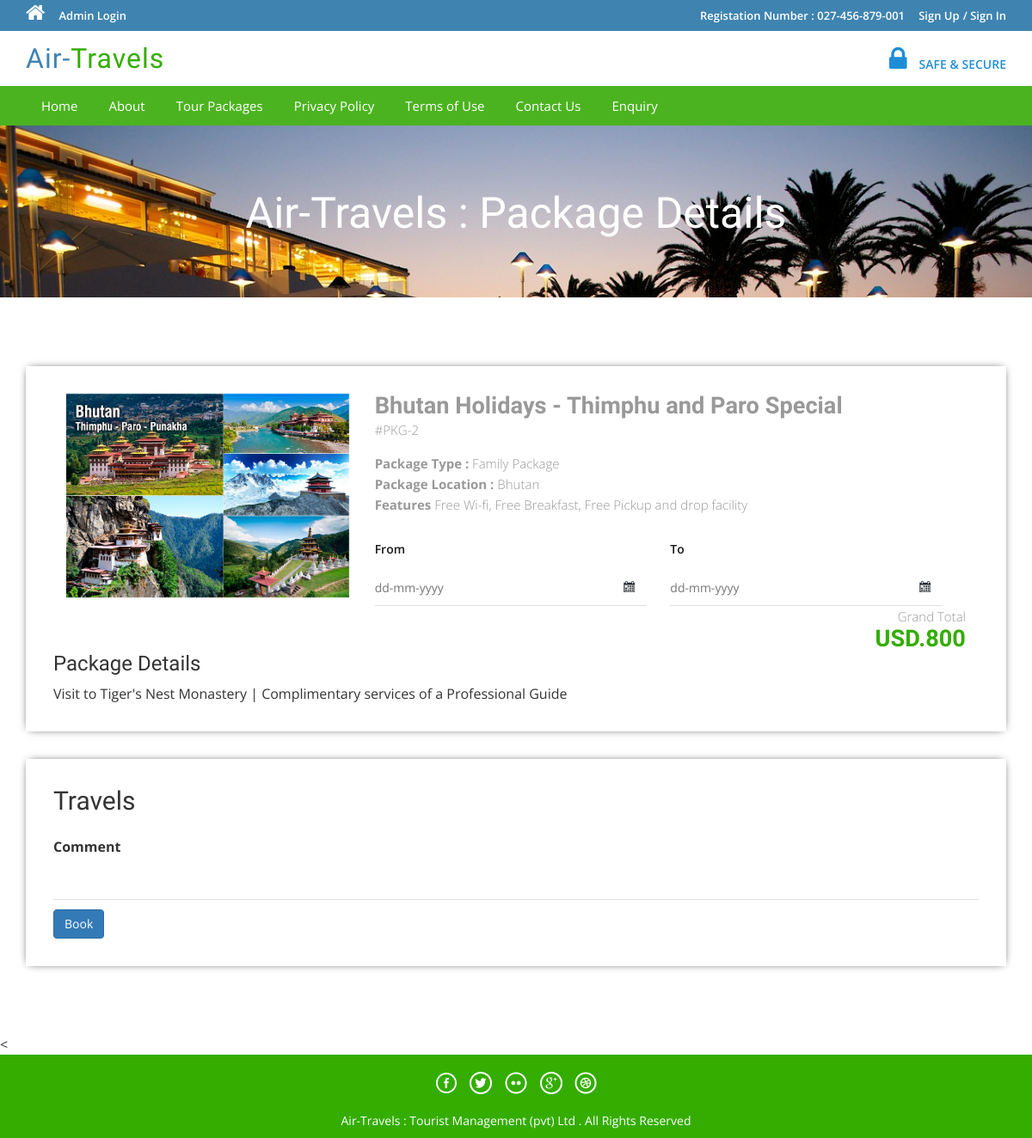
Screenshot of /package-details.php?pkgid=2 with the database file from the repository.
### tables this page shows
CREATE TABLE `tbltourpackages` (
  `PackageId` int(11) NOT NULL,
  `PackageName` varchar(200) DEFAULT NULL,
  `PackageType` varchar(150) DEFAULT NULL,
  `PackageLocation` varchar(100) DEFAULT NULL,
  `PackagePrice` int(11) DEFAULT NULL,
  `PackageFetures` varchar(255) DEFAULT NULL,
  `PackageDetails` mediumtext DEFAULT NULL,
  `PackageImage` varchar(100) DEFAULT NULL,
  `Creationdate` timestamp NULL DEFAULT current_timestamp(),
  `UpdationDate` timestamp NULL DEFAULT NULL ON UPDATE current_timestamp()
);

### package-details.php (the view, shortened to what this page needs)
<?php
include('includes/config.php');
?>
<!DOCTYPE HTML>
<html>
<head>
<link href="css/bootstrap.css" rel='stylesheet' type='text/css' />
<link href="css/style.css" rel='stylesheet' type='text/css' />
<link href="css/font-awesome.css" rel="stylesheet">
<link href="css/animate.css" rel="stylesheet" type="text/css" media="all">
<link rel="stylesheet" href="css/jquery-ui.css" />
</head>
<body>
<?php include('includes/header.php');?>
<div class="banner-3">
	<div class="container">
		<h1 class="wow zoomIn animated animated" data-wow-delay=".5s" style="visibility: visible; animation-delay: 0.5s; animation-name: zoomIn;"> Air-Travels : Package Details</h1>
	</div>
</div>
<div class="selectroom">
	<div class="container">
<?php
$pid=intval($_GET['pkgid']);
$sql = "SELECT * from tbltourpackages where PackageId=:pid";
$query = $dbh->prepare($sql);
$query -> bindParam(':pid', $pid, PDO::PARAM_STR);
$query->execute();
$results=$query->fetchAll(PDO::FETCH_OBJ);
if($query->rowCount() > 0)
{
foreach($results as $result)
{	?>
<form name="book" method="post">
		<div class="selectroom_top">
			<div class="col-md-4 selectroom_left wow fadeInLeft animated" data-wow-delay=".5s">
				<img src="admin/pacakgeimages/<?php echo htmlentities($result->PackageImage);?>" class="img-responsive" alt="">
			</div>
			<div class="col-md-8 selectroom_right wow fadeInRight animated" data-wow-delay=".5s">
				<h2><?php echo htmlentities($result->PackageName);?></h2>
				<p class="dow">#PKG-<?php echo htmlentities($result->PackageId);?></p>
				<p><b>Package Type :</b> <?php echo htmlentities($result->PackageType);?></p>
				<p><b>Package Location :</b> <?php echo htmlentities($result->PackageLocation);?></p>
					<p><b>Features</b> <?php echo htmlentities($result->PackageFetures);?></p>
					<div class="ban-bottom">
				<div class="bnr-right">
				<label class="inputLabel">From</label>
				<input class="date" id="datepicker" type="text" placeholder="dd-mm-yyyy"  name="fromdate" required="">
			</div>
			<div class="bnr-right">
				<label class="inputLabel">To</label>
				<input class="date" id="datepicker1" type="text" placeholder="dd-mm-yyyy" name="todate" required="">
			</div>
			</div>
				<div class="grand">
					<p>Grand Total</p>
					<h3>USD.800</h3>
				</div>
			</div>
		<h3>Package Details</h3>
				<p style="padding-top: 1%"><?php echo htmlentities($result->PackageDetails);?> </p>
		</div>
		<div class="selectroom_top">
			<h2>Travels</h2>
			<div class="selectroom-info animated wow fadeInUp animated" data-wow-duration="1200ms" data-wow-delay="500ms" style="visibility: visible; animation-duration: 1200ms; animation-delay: 500ms; animation-name: fadeInUp; margin-top: -70px">
				<ul>
					<li class="spe">
						<label class="inputLabel">Comment</label>
						<input class="special" type="text" name="comment" required="">
					</li>
					<?php if($_SESSION['login'])
					{?>
						<li class="spe" align="center">
					<button type="submit" name="submit2" class="btn-primary btn">Book</button>
						</li>
						<?php } else {?>
							<li class="sigi" align="center" style="margin-top: 1%">
							<a href="#" data-toggle="modal" data-target="#myModal4" class="btn-primary btn" > Book</a></li>
							<?php } ?>
				</ul>
			</div>
		</div>
		</form>
<?php }} ?>
	</div>
</div>
<
<?php include('includes/footer.php');?>
</body>
</html>

### css/style.css (style rules this page uses)
html, body { font-size: 100%; background: #fff; font-family: 'Open Sans', sans-serif; }
body a,.grid_1,plan_1,plan_1.one,plan_1.two,i.icon1, i.icon2, i.icon3, i.icon4, i.icon5, i.icon6 { transition:0.5s all; -webkit-transition:0.5s all; -moz-transition:0.5s all; -o-transition:0.5s all; -ms-transition:0.5s all; }
h1,h2,h3,h4,h5,h6 { margin:0; font-family: 'Roboto Condensed', sans-serif; }
p { margin:0; }
ul { margin:0; padding:0; }
label { margin:0; }
.bnr-right input[type="text"] { width: 95%; color: #9E9E9E; outline: none; font-size: 14px; padding: 10px 10px; border: 1px solid #9E9E9E; -webkit-appearance: none; margin-top: 10px; }
.date { background: url(../images/date-icon.png) no-repeat 95.5% 45% #fff; cursor: pointer; }
.ban-top .inputLabel,.ban-bottom .inputLabel { display: block; font-weight: 600; font-size: 14px; margin-bottom: 5px; color: #191919; }
.bnr-right { float: left; width:50%; }
.ban-bottom { margin-top: 30px; }
.banner-3 { background: url(../images/6.jpg)no-repeat; background-size: cover; -webkit-background-size: cover; -o-background-size: cover; -ms-background-size: cover; -moz-background-size: cover; min-height:200px; }
.banner-3 h1 { font-size: 50px; margin-bottom: 40px; padding: 1.5em 0 0; text-align: center; color: #fff; }
.selectroom { padding: 5em 0 3em; }
.selectroom_top { padding: 2em; box-shadow: 0px 0px 10px -4px #000; margin-bottom: 2em; }
.grand { text-align: right; }
.selectroom_right h2 { font-size: 1.7em; color: #999; font-weight: 600; margin: 0; }
.selectroom_right h3 { font-size: 1.7em; font-weight: 600; color:#34ad00; }
p.dow { font-size: 15px; color: #999; font-weight: 300; line-height: 1.8em; margin-bottom:1em; }
.selectroom_right p { font-size: 15px; line-height: 1.6em; font-weight: 300; color: #999; }
.selectroom-info li { display: inline-block; float: left; }
.selectroom input[type="text"] { width: 92%; color: #9E9E9E; outline: none; font-size: 14px; padding: 10px 0px; border: none; border-bottom:1px solid rgba(0,0,0,.12); -webkit-appearance: none; margin-top: 10px; }
.selectroom-info ul { margin-top: 3em; }
li.spe { width: 100%; margin-top: 3em; }
li.spe input[type="text"] { width: 100%; }

### rows the page displays
tbltourpackages: PackageImage (picture), PackageName "Bhutan Holidays - Thimphu and Paro Special", PackageId "2", PackageType "Family Package", PackageLocation "Bhutan", PackageFetures "Free Wi-fi, Free Breakfast, Free Pickup and drop facility", PackageDetails "Visit to Tiger's Nest Monastery | Complimentary services of a Professional Guide"
